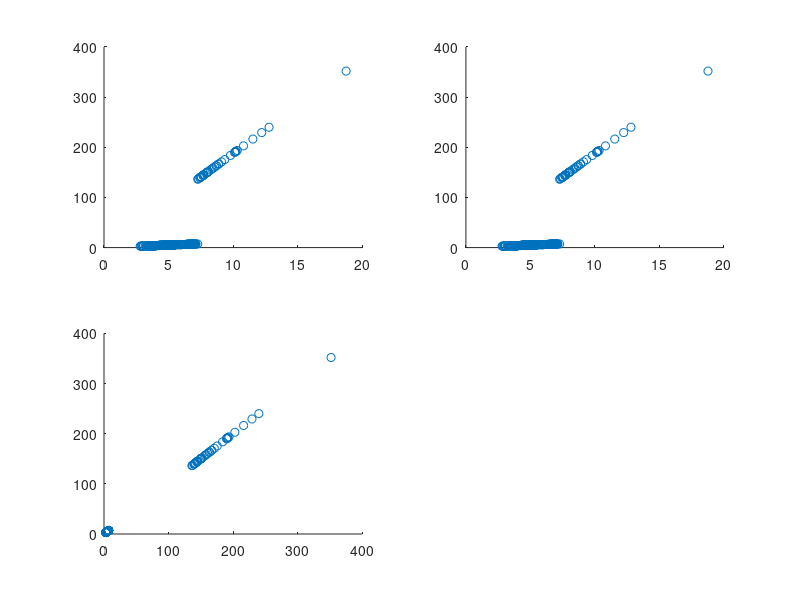

Write MATLAB code to recreate this figure.
load scz_geneset_example.mat
n0=size(Zctl,1);
n1=size(Zscz,1);
dizgroup=1+([zeros(n0,1);ones(n1,1)]);
%[~,~,mah0] = robustcov(Zctl,'OutlierFraction',0.5);
%[~,~,mah1] = robustcov(Zscz,'OutlierFraction',0.5);
%z=[mah0;mah1];
z=[mah_ctl;mah_scz];

% sigma=10;
% gmma=1./(2*sigma^2);
% z2=1-exp(-gmma*z.^2);
% 
% z2=erf(zscore(z));

% a=0.05;
% b=exp(a*z)-1;
% z2=z;
% a=quantile(z,0.9);
% z2(z>a)=z2(z>a).*(exp(0.0025*z2(z>a)));

% z2=-1./(0.5*(z-(50)));

a=quantile(z,0.9);
z2=z;
zx=z-a;
z2(zx>0)=z2(zx>0)*max(z);


z3=z;
a=quantile(z,0.9);
%z3(z>7)=z3(z>7)*20;
z3(z>a)=z3(z>a)*max(z);

figure;
subplot(2,2,1)
scatter(z,z2);
subplot(2,2,2)
scatter(z,z3);
subplot(2,2,3)
scatter(z2,z3);




[p1a] = anova1(z,dizgroup,'off'); [p2a] = anova1(z.^2,dizgroup,'off');
[p1b] = anova1(z2,dizgroup,'off'); [p2b] = anova1(z2.^2,dizgroup,'off');
[p1c] = anova1(z3,dizgroup,'off'); [p2c] = anova1(z3.^2,dizgroup,'off');

[p1a p1b p1c]
[p2a p2b p2c]

return;
%%
X=[Zctl; Zscz];
[~,s]=pca(X);
figure;
scatter(s(:,1),s(:,2),20,dizgroup,'filled')
xlabel('PC 1')
ylabel('PC 2')
figure;
gscatter(s(:,1),s(:,2),dizgroup,'rb','.');